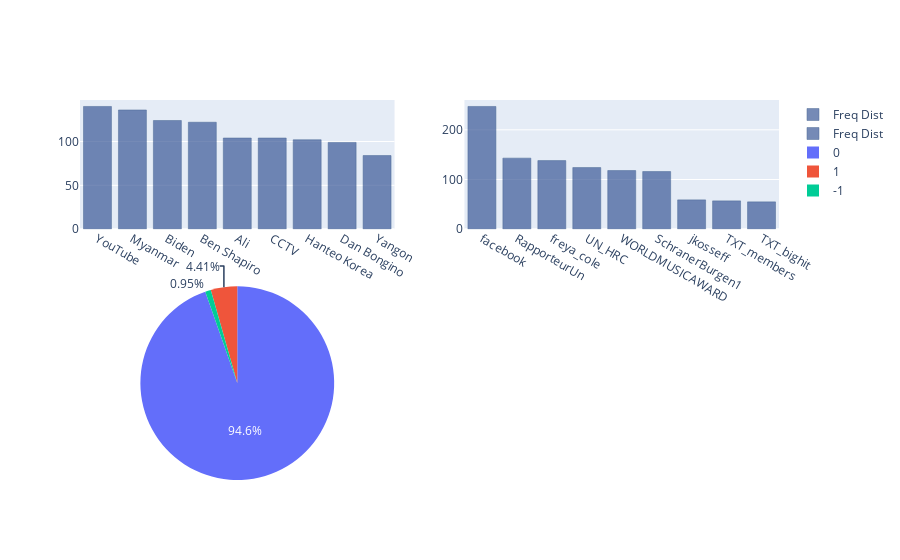

Here is the notebook cell this chart was saved with:
### Code cell
fig = make_subplots(
        rows=2, cols=2,
        column_widths=[1, 1],
        row_heights=[0.4, 0.6],
        specs=[[  {"type": "bar"}   , {"type": "bar"}] ,          
               [ {"type": "pie"} , {"type": "bar"}]
#               [None, None],
              ])
               

    
'''
NER frequency plotting
'''

# Plot Bar chart   
fig.add_trace(go.Bar(x=fd["Word"], y=fd["Frequency"], name="Freq Dist"), row=1, col=1)
# 59, 89, 152
fig.update_traces(marker_color='rgb(59, 89, 152)', marker_line_color='rgb(8,48,107)', \
        marker_line_width=0.5, opacity=0.7, row=1, col=1)
# fig.update_layout( xaxis = dict(tickfont = dict(size=9)))


'''
User frequency count and plotting
'''

# Plot Bar chart   
fig.add_trace(go.Bar(x=fd1["Word"], y=fd1["Frequency"], name="Freq Dist"), row=1, col=2)
# 59, 89, 152

fig.update_traces(marker_color='rgb(59, 89, 152)', marker_line_color='rgb(8,48,107)', \
        marker_line_width=0.5, opacity=0.7, row=1, col=2)
# fig.update_layout( xaxis = dict(tickfont = dict(size=9)))

labels=[0,1,-1]
# This dataframe has 244 lines, but 4 distinct values for `day`

fig.add_trace(go.Pie(labels=labels, values=val_list), row=2, col=1)

# for i in fig['layout']['annotations']:
#     i['font'] = dict(size=10,color='#ff0000')

# fig.for_each_xaxis(lambda axis: axis.font.update(font=dict(size=10)))
fig.show()

### Figure 1 — Plotly figure (JSON) as saved in the notebook; plotly's stock layout.template omitted (floating-point values rounded to 4 significant figures)
{"data": [{"marker": {"color": "rgb(59, 89, 152)", "line": {"color": "rgb(8,48,107)", "width": 0.5}}, "name": "Freq Dist", "opacity": 0.7, "type": "bar", "x": ["YouTube", "Myanmar", "Biden", "Ben Shapiro", "Ali", "CCTV", "Hanteo Korea", "Dan Bongino", "Yangon"], "xaxis": "x", "y": [140, 136, 124, 122, 104, 104, 102, 99, 84], "yaxis": "y"}, {"marker": {"color": "rgb(59, 89, 152)", "line": {"color": "rgb(8,48,107)", "width": 0.5}}, "name": "Freq Dist", "opacity": 0.7, "type": "bar", "x": ["facebook", "RapporteurUn", "freya_cole", "UN_HRC", "WORLDMUSICAWARD", "SchranerBurgen1", "jkosseff", "TXT_members", "TXT_bighit"], "xaxis": "x2", "y": [247, 143, 138, 124, 118, 116, 59, 57, 55], "yaxis": "y2"}, {"domain": {"x": [0, 0.45], "y": [0, 0.51]}, "labels": [0, 1, -1], "type": "pie", "values": [8372, 390, 84]}], "layout": {"xaxis": {"anchor": "y", "domain": [0, 0.45]}, "xaxis2": {"anchor": "y2", "domain": [0.55, 1]}, "xaxis3": {"anchor": "y3", "domain": [0.55, 1]}, "yaxis": {"anchor": "x", "domain": [0.66, 1]}, "yaxis2": {"anchor": "x2", "domain": [0.66, 1]}, "yaxis3": {"anchor": "x3", "domain": [0, 0.51]}}}
